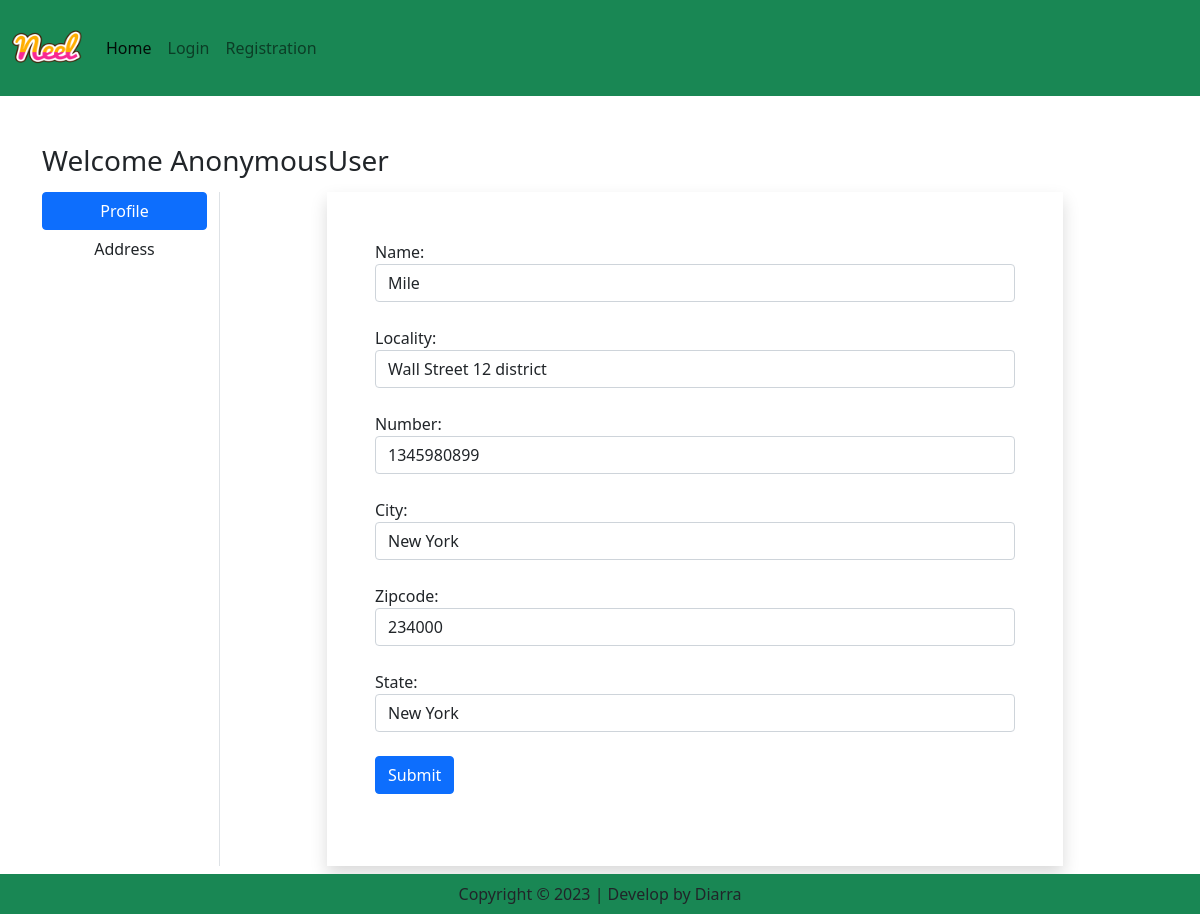
Screenshot of /shop/udpdate-profile/3/ with the database file from the repository.
### shop/models.py (models this page shows, shortened)
class Customer(models.Model):
    STATE_CHOICES = (
        ('AL', 'Alabama'),
        ('AK', 'Alaska'),
        ('AZ', 'Arizona'),
        ('AR', 'Arkansas'),
        ('CA', 'California'),
        ('CO', 'Colorado'),
        ('CT', 'Connecticut'),
        ('DE', 'Delaware'),
        ('DC', 'District of Columbia'),
        ('FL', 'Florida'),
        ('GA', 'Georgia'),
        ('HI', 'Hawaii'),
        ('ID', 'Idaho'),
        ('IL', 'Illinois'),
        ('IN', 'Indiana'),
        ('IA', 'Iowa'),
        ('KS', 'Kansas'),
        ('KY', 'Kentucky'),
        ('LA', 'Louisiana'),
        ('ME', 'Maine'),
        ('MD', 'Maryland'),
        ('MA', 'Massachusetts'),
        ('MI', 'Michigan'),
        ('MN', 'Minnesota'),
        ('MS', 'Mississippi'),
        ('MO', 'Missouri'),
        ('MT', 'Montana'),
        ('NE', 'Nebraska'),
        ('NV', 'Nevada'),
        ('NH', 'New Hampshire'),
        ('NJ', 'New Jersey'),
        ('NM', 'New Mexico'),
        ('NY', 'New York'),
        ('NC', 'North Carolina'),
        ('ND', 'North Dakota'),
        ('OH', 'Ohio'),
        ('OK', 'Oklahoma'),
        ('OR', 'Oregon'),
        ('PA', 'Pennsylvania'),
        ('RI', 'Rhode Island'),
        ('SC', 'South Carolina'),
        ('SD', 'South Dakota'),
        ('TN', 'Tennessee'),
        ('TX', 'Texas'),
        ('UT', 'Utah'),
        ('VT', 'Vermont'),
        ('VA', 'Virginia'),
        ('WA', 'Washington'),
        ('WV', 'West Virginia'),
        ('WI', 'Wisconsin'),
        ('WY', 'Wyoming'),
    )
    user = models.ForeignKey(User, on_delete=models.CASCADE)
    name = models.CharField(max_length=150)
    locality = models.CharField(max_length=150)
    city = models.CharField(max_length=50)
    number = models.IntegerField(default=0)
    zipcode = models.IntegerField()
    state = models.CharField(choices=STATE_CHOICES, max_length=2)

### shop/views.py (the view, shortened to what this page needs)
# urls.py: path('udpdate-profile/<int:pk>/', views.updateProfileView.as_view(), name='update-profile'),
class updateProfileView(View):
    def get(self, request, pk):
        add = Customer.objects.get(pk=pk)
        form = CustomerProfileForm(instance=add)
        return render(request, 'shop/update_profile.html', locals())

### shop/forms.py
class CustomerProfileForm(forms.ModelForm):
	class Meta:
		model = Customer
		fields = ['name', 'locality','number', 'city', 'zipcode', 'state']
		widgets = {
			'name': forms.TextInput(attrs={'class': 'form-control'}),
			'city': forms.TextInput(attrs={'class': 'form-control'}),
			'locality': forms.TextInput(attrs={'class': 'form-control'}),
			'number': forms.NumberInput(attrs={'class': 'form-control'}),
			'zipcode': forms.NumberInput(attrs={'class': 'form-control'}),
			'state': forms.Select(attrs={'class': 'form-control'}),
		}

### shop/templates/shop/update_profile.html (shortened to what this page needs)
{% extends "base.html" %}
{% block content %}
<div class="container my-5">
	<div class="row">
		<h3>Welcome <span class="text-capitalize">{{request.user }}</span></h3>
		<br /><br />
		<div class="col-sm-2 border-end">
			<ul class="list-unstyled">
				<li class="d-grid">
					<a href="{% url 'shop:profile' %}" class="btn btn-primary"
						>Profile</a
					>
				</li>
				<li class="d-grid">
					<a href="{% url 'shop:address' %}" class="btn">Address</a>
				</li>
			</ul>
		</div>
		<div class="col-sm-8 offset-1">
			<form action="" method="post" novalidate class="shadow p-5">
				{% for fm in form %}
				{{ fm.label_tag }}{{fm}}
				<br />
				{% endfor %}
				<div class="col-sm-12">
					<input
						type="submit"
						class="btn btn-primary"
						value="Submit"
					/>
				</div>
				<br />
			</form>
		</div>
	</div>
</div>
{% endblock content %}

### rows the page displays
Customer: form "Mile" "Wall Street 12 district" "1345980899" "New York" "234000" "New York"

### other values shown
{{ request.user }} "AnonymousUser"
{{ fm.label_tag }} "Name:" "Locality:" "Number:" "City:" "Zipcode:" "State:"
